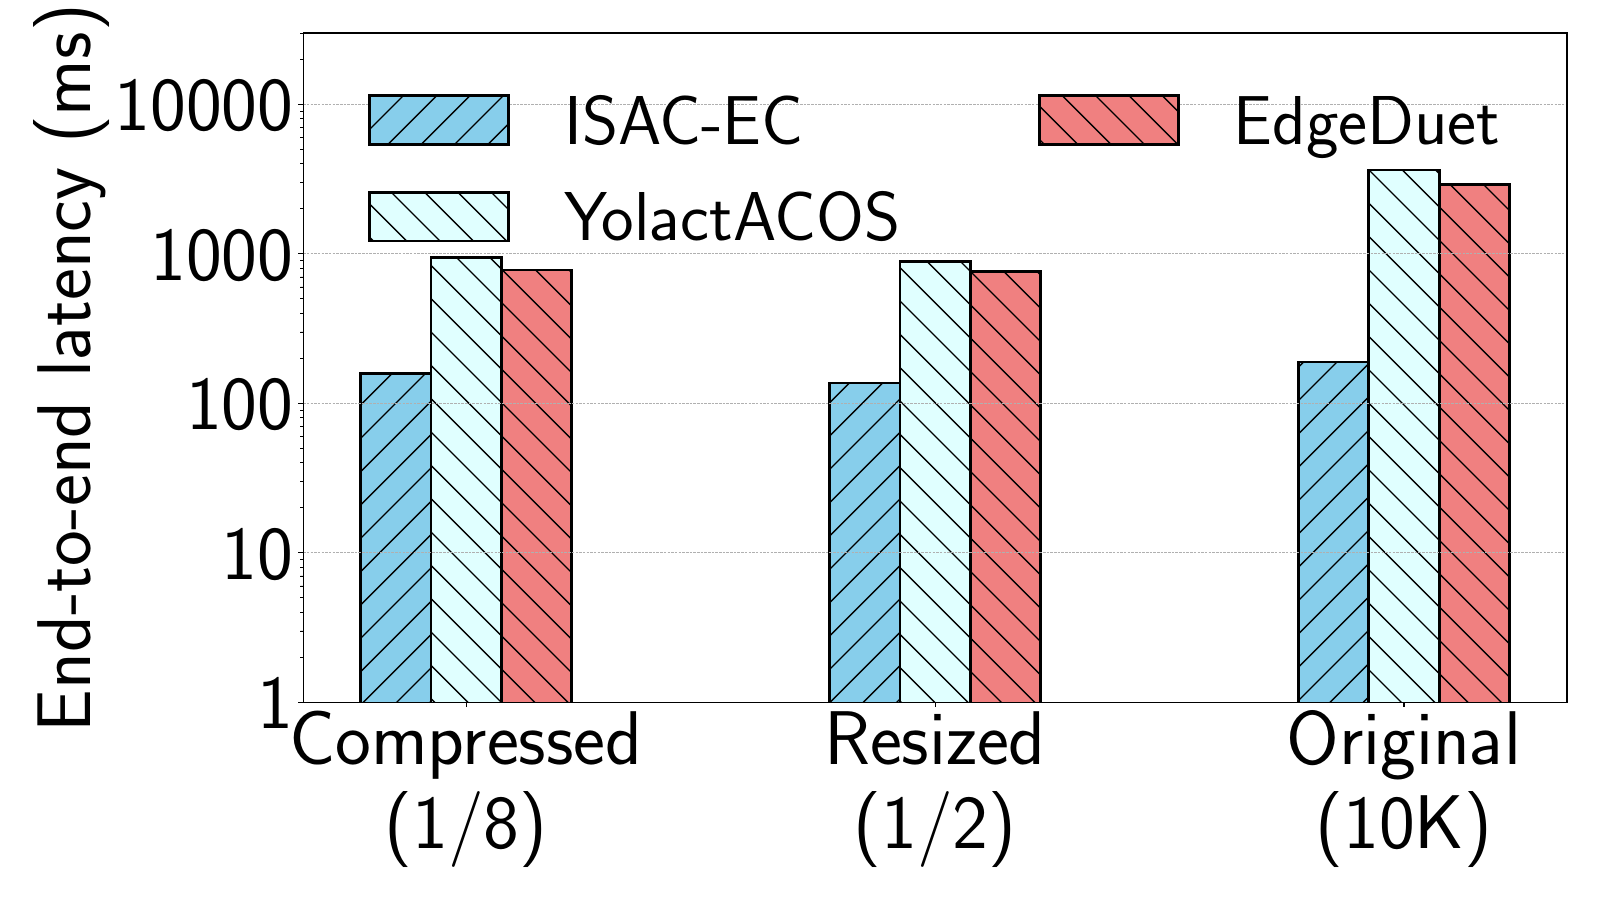

This chart was generated by the following Python code:


# Imports
import matplotlib.pyplot as plt
import numpy as np
from matplotlib import colors as mcolors
import matplotlib as mpl

mpl.rcParams['font.serif'] = 'Palatino'
mpl.rcParams['text.usetex'] = 'true'
mpl.rcParams['text.latex.preamble'] = r'\usepackage{newtxmath}'
mpl.rcParams['font.size'] = 22

fontsize = 55
def add_labels(rects):
    for rect in rects:
        height = rect.get_height()
        ax.annotate('{:.0f}'.format(height),
                    xy=(rect.get_x() + rect.get_width() / 2, height),
                    xytext=(0, 3),  # 3 points vertical offset
                    textcoords="offset points",
                    ha='center', va='bottom', fontsize=26)

# Change Params Here:
file_string = 'average_ete_latency_isac-ec'
rows_as_group = ['Compressed\n(1/8)', 'Resized\n(1/2)', 'Original\n(10K)']
columns_as_bars = ["ISAC-EC", "YolactACOS", "EdgeDuet"]

data_file = '../' + file_string + '.txt'
fig_pdf_file = file_string + '.pdf'
fig_eps_file = file_string + '.eps'

data = np.loadtxt(data_file)
data = data[:, :]

column_1 = data[:, 0]
column_2 = data[:, 1]
column_3 = data[:, 2]

x = np.arange(len(rows_as_group))
width = 0.15
fig, ax = plt.subplots()
fig.set_figheight(9)
fig.set_figwidth(16)

rects1 = ax.bar(x - width, column_1, width, align='edge', color='skyblue', hatch='/', edgecolor="black", linewidth=2)
rects2 = ax.bar(x, column_2, width, align='edge', color='lightcyan', hatch=' \ ', edgecolor="black", linewidth=2)
rects3 = ax.bar(x + width , column_3, width, align='edge', color='lightcoral', hatch=' \ ', edgecolor="black", linewidth=2)

# add_labels(rects1)
# add_labels(rects2)
# add_labels(rects3)

ax.set_ylabel('End-to-end latency (ms)', fontsize=fontsize)
ax.set_xticks(x + width/2)
ax.set_xticklabels(rows_as_group, fontsize=fontsize)
ax.set_ylim(1, 30000)  # Adjusted the lower limit to avoid issues with log scale
ax.set_yscale('log')  # Set y-axis to a logarithmic scale
ax.set_yticks([1, 10, 100, 1000, 10000], [1, 10, 100, 1000, 10000], fontsize=fontsize)  # Adjusted the y-axis ticks for log scale

ax.legend([rects1, rects2, rects3], columns_as_bars, loc='upper center', ncol=2, fontsize=fontsize-5, framealpha=0.0)

plt.grid(axis='y', linestyle='--', linewidth=0.5)
plt.tight_layout()

plt.savefig(fig_pdf_file, dpi=300, format='pdf')
#plt.savefig(fig_eps_file, dpi=300, format='eps')

plt.show()
print('1')
